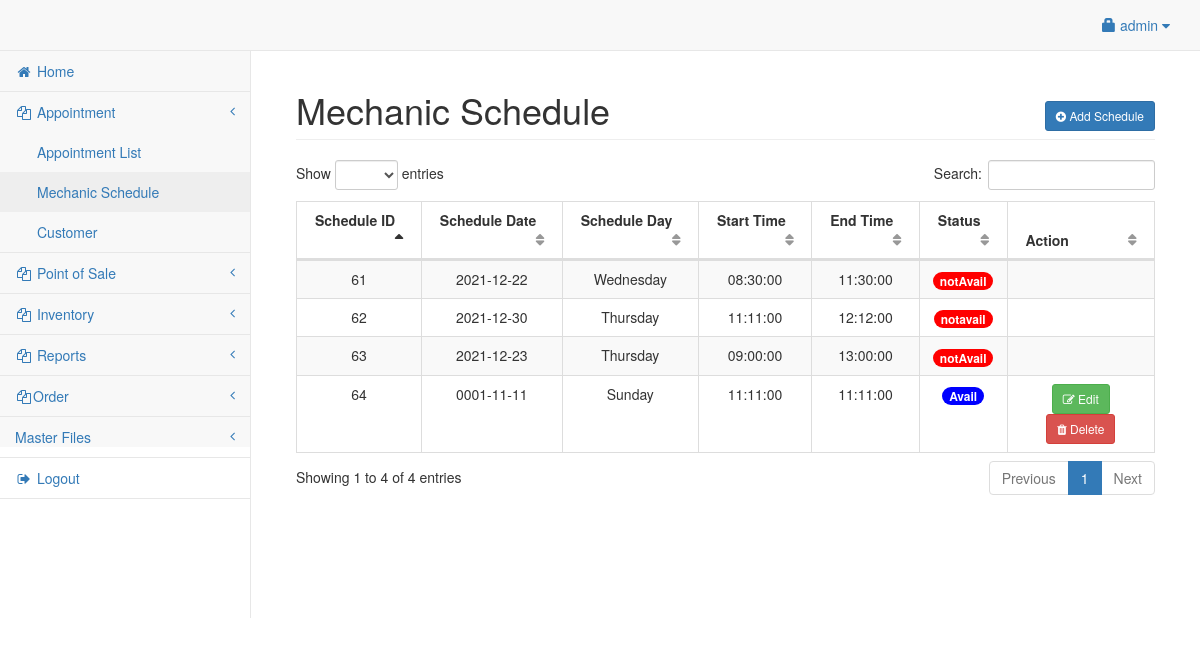
Screenshot of /admin/mechanic.php (signed in) with the database file from the repository.
### tables this page shows
CREATE TABLE `user` (
  `userid` int(11) NOT NULL,
  `username` varchar(30) NOT NULL,
  `password` varchar(50) NOT NULL,
  `access` int(1) NOT NULL,
  `fullname` varchar(250) NOT NULL,
  `contact` bigint(15) NOT NULL,
  `address` varchar(250) NOT NULL,
  `photo` varchar(250) NOT NULL
);

CREATE TABLE `adminschedule` (
  `scheduleId` int(10) NOT NULL,
  `scheduleDate` date NOT NULL,
  `scheduleDay` varchar(250) NOT NULL,
  `startTime` time NOT NULL,
  `endTime` time NOT NULL,
  `bookAvail` char(250) NOT NULL
);

### admin/session.php (called while the page is built, shortened)
<?php
	include('../conn.php');
	$sq=mysqli_query($conn,"select * from `user` where userid='".$_SESSION['id']."'");
	$srow=mysqli_fetch_array($sq);
	$user=$srow['username'];
?>

### admin/mechanic.php (the view, shortened to what this page needs)
<?php include('session.php'); ?>
<?php include('header.php'); ?>
<body>
<div id="wrapper">
<?php include('navbar.php'); ?>
<div style="height:50px;"></div>
<div id="page-wrapper">
<div class="container-fluid">
	<div class="row">
        <div class="col-lg-12">
            <h1 class="page-header">Mechanic Schedule
			<span class="pull-right">
					<button class="btn btn-primary btn-sm" data-toggle="modal" data-target="#addschedule"><i class="fa fa-plus-circle"></i> Add Schedule</button>
				</span>
			</h1>
        </div>
    </div>
    <div class="row">
        <div class="col-lg-12">
            <table width="100%" class="table table-striped table-bordered table-hover" id="cusTable">
                <thead>
                    <tr>
                        <th>Schedule ID</th>
                        <th>Schedule Date</th>
                        <th>Schedule Day</th>
						<th>Start Time</th>
                        <th>End Time</th>
						<th>Status</th>
                        <th>Action</th>
                    </tr>
                </thead>
                <tbody>
				<?php
					$cq=mysqli_query($conn,"SELECT * from adminschedule Order By scheduleId asc");
					while($cqrow=mysqli_fetch_array($cq)){
						$pid=$cqrow['scheduleId']
					?>
						<tr>
							<td><center><?php echo $cqrow['scheduleId']; ?></center></td>
							<td><center><?php echo $cqrow['scheduleDate']; ?></center></td>
							<td><center><?php echo $cqrow['scheduleDay']; ?></center></td>
							<td><center><?php echo $cqrow['startTime']; ?></center></td>
                            <td><center><?php echo $cqrow['endTime']; ?></center></td>
							<td><center> <?php if( $cqrow['bookAvail'] == 'Avail'){ ?>
                            <span class='badge badge-pill' style='background:blue'><?php echo $cqrow['bookAvail']; ?></span></center></td>
                         <?php   }
                         else{ ?>
                            <span class='badge badge-pill' style='background:red'><?php echo $cqrow['bookAvail'] ?></span></center></td>
                    <?php     }?>
							<td><center>
								<?php if($cqrow['bookAvail'] === 'Avail') {?>
								<button class="btn btn-success btn-sm" data-toggle="modal" data-target="#editsched_<?php echo $pid; ?>"><i class="fa fa-edit"></i> Edit</button>
								<button class="btn btn-danger btn-sm" data-toggle="modal" data-target="#delsched_<?php echo $pid; ?>"><i class="fa fa-trash"></i> Delete</button>
								<?php include('schedule_button.php'); ?>
								<?php } ?>
								</center></td>
						</tr>
					<?php
					}
				?>
        </div>
    </div>
</div>
</div>
</body>
</html>

### admin/navbar.php (shortened to what this page needs)
<?php include('session.php'); ?>
<?php include('header.php'); ?>
<?php
$sq = mysqli_query($conn, "select access from `user` where userid='" . $_SESSION['id'] . "'");
$srow = mysqli_fetch_array($sq);
$access = $srow['access'];
?>
<nav class="navbar navbar-default navbar-fixed-top" role="navigation" style="margin-bottom: 0">
    <ul class="nav navbar-top-links navbar-right">
        <li class="dropdown">
            <a class="dropdown-toggle" data-toggle="dropdown" href="#">
                <span class="glyphicon glyphicon-lock"></span> <?php echo $user; ?> <i class="fa fa-caret-down"></i>
            </a>
        </li>
    </ul>
    <div class="navbar-default sidebar" role="navigation">
        <div class="sidebar-nav navbar-collapse">
            <ul class="nav" id="side-menu">
                <li>
                    <a href="title.php"><i class="fa fa-home fa-fw"></i> Home</a>
                </li>
                <?php if ($access == 1) {  ?>
                    <li>
                        <a href="#"><i class="fa fa-copy fa-fw"></i> Appointment<span class="fa arrow"></span></a>
                        <ul class="nav nav-second-level">
                            <li>
                                <a href="appointmentlist.php"></i> Appointment List</a>
                            </li>
                            <li>
                                <a href="mechanic.php"></i> Mechanic Schedule</a>
                            </li>
                            <li>
                                <a href="customer.php">Customer</a>
                            </li>
                        </ul>
                    </li>
                <?php } ?>
                <?php if ($access == 1 || $access == 2) {  ?>
                    <li>
                        <a href="#"><i class="fa fa-copy fa-fw"></i> Point of Sale<span class="fa arrow"></span></a>
                    </li>
                <?php } ?>
                <?php if ($access == 1 || $access == 3) {  ?>
                    <li>
                        <a href="#"><i class="fa fa-copy fa-fw"></i> Inventory<span class="fa arrow"></span></a>
                    </li>
                <?php } ?>
                <?php if ($access == 1) {  ?>
                    <li>
                        <a href="#"><i class="fa fa-copy fa-fw"></i> Reports<span class="fa arrow"></span></a>
                    </li>
                    <li>
                        <a href="#"><i class="fa fa-copy fa-fw"></i>Order<span class="fa arrow"></span></a>
                    </li>
                    <li>
                        <a href="#">Master Files<span class="fa arrow"></span></a>
            </li>
        <?php
                } ?>
        <li><a href="logout.php"><i class="fa fa-sign-out fa-fw"></i> Logout</a></li>
        </ul>
        </div>
    </div>
</nav>

### rows the page displays
user: username "admin"
adminschedule: scheduleId "61", scheduleDate "2021-12-22", scheduleDay "Wednesday", startTime "08:30:00", endTime "11:30:00", bookAvail "notAvail"
adminschedule: scheduleId "62", scheduleDate "2021-12-30", scheduleDay "Thursday", startTime "11:11:00", endTime "12:12:00", bookAvail "notavail"
adminschedule: scheduleId "63", scheduleDate "2021-12-23", scheduleDay "Thursday", startTime "09:00:00", endTime "13:00:00", bookAvail "notAvail"
adminschedule: scheduleId "64", scheduleDate "0001-11-11", scheduleDay "Sunday", startTime "11:11:00", endTime "11:11:00", bookAvail "Avail"
